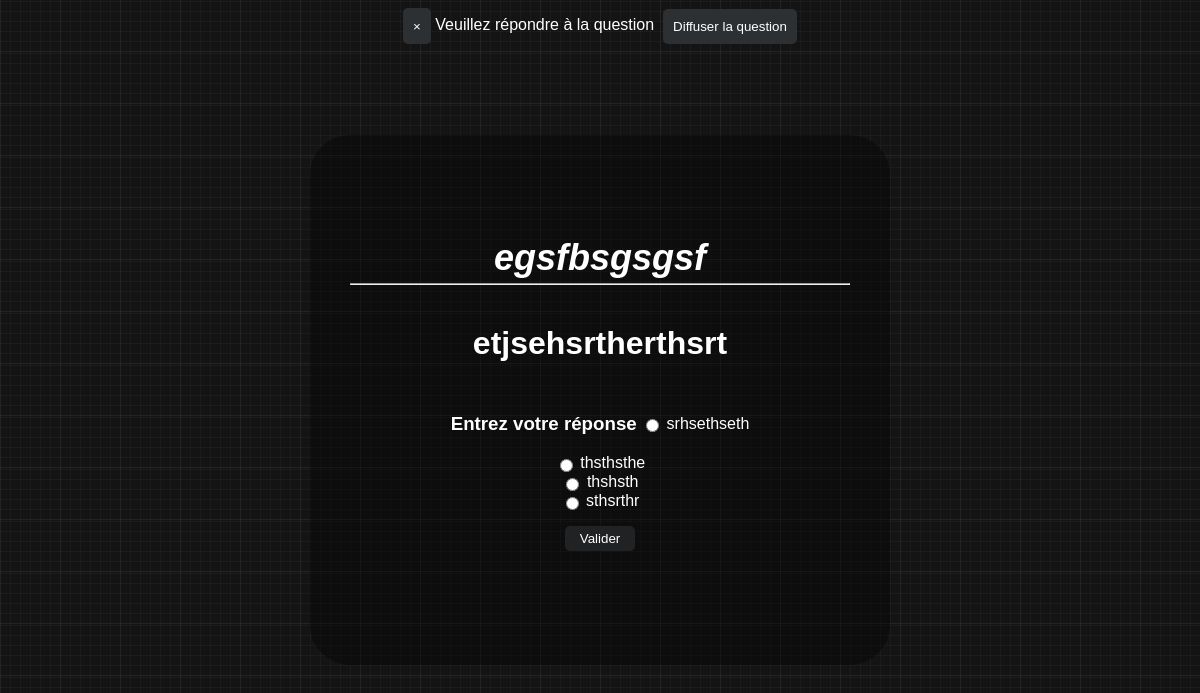
Page /quest/2 on the committed database.
### wams/db.py (models this page shows, shortened)
class question(db.Model):
    id = db.Column(db.Integer(), primary_key=True)
    Label = db.Column(db.String(), nullable =False)
    Etiquette = db.Column(db.String(), nullable =False)
    Question = db.Column(db.String(), nullable =False)
    Réponse1 = db.Column(db.String(), nullable =False)
    Réponse2 = db.Column(db.String(), nullable =True)
    Réponse3 = db.Column(db.String(), nullable =True)
    Réponse4 = db.Column(db.String(), nullable =True)
    bonne_reponse = db.Column(db.String())

### wams/routes.py (the view)
@app.route('/quest/<int:id>', methods=['POST', 'GET'])
def quest(id):
    Question = question.query.get(id)
    bonnesReps = question.query.with_entities(question.bonne_reponse)
    bonneRep = str(bonnesReps[id-1]).strip("()',").replace("\\n", "\n").replace("\\r", "")
    print(bonneRep)
    reponse = request.form.get('reponses')
    print(reponse)
    if reponse == bonneRep:
        login_user = current_user.login_user
        flash("Bonne réponse !", category='success')
    elif (request.form.get('reponses') == None) :
        flash("Veuillez répondre à la question", category='danger')
    else:
        login_user = current_user.login_user
        flash("Mauvaise réponse !", category='danger')
    return render_template('question.html', Label=Question.Label,
                   Etiquette=Question.Etiquette,
                   Question=Question.Question,
                   Réponse1=Question.Réponse1,
                   Réponse2=Question.Réponse2,
                   Réponse3=Question.Réponse3,
                   Réponse4=Question.Réponse4,
                   Bonne_Réponse=Question.bonne_reponse)

### wams/templates/question.html (shortened to what this page needs)
{% extends 'base.html' %}
{% block content %}
<div style="background-color: rgba(0, 0, 0, 0.37); width: 500px; height: 450px;padding: 40px;position: absolute;top: 50%;left: 50%;transform: translate(-50%,-50%); border-radius: 40px;">
    <div id="rep" style="color:white;
            font-style: italic;
            line-height: 90px;
            text-align:center;
            height: 100px;
            font-weight: 700;
            font-size: 36px;"><p><span id="labelQuestion">{{ Label }}</span></p></div>
            <hr>
<div style="color: white;"><h1><p class="one" style="text-align: center;" id="énoncéQuestion">{{ Question }}</p></h1></div>
<form method="post">
    <div style="color: white;"><h3><dt>Entrez votre réponse </h3></div>
    {% if Réponse2 != "" %}
        <div style="color: white;"><input type="radio" name="reponses" id="reponse1" value="{{ Réponse1 }}"> {{ Réponse1 }} </input></div><br>
            <div style="color: white;"><input type="radio" name="reponses" id="reponse2" value="{{ Réponse2 }}"> {{ Réponse2 }} </input></div><br>
                <div style="color: white;"><input type="radio" name="reponses" id="reponse3" value="{{ Réponse3 }}"> {{ Réponse3 }} </input></div><br>
                    <div style="color: white;"><input type="radio" name="reponses" id="reponse4" value="{{ Réponse4 }}"> {{ Réponse4 }} </input></div><br>
    {% else %}
        <div style="color: white;"><input name="reponses" id="reponse1"></div><br>
    {% endif %}
    <div style="text-align: center;"><p><input type=submit value=Valider style="width:70px;height:25px"></p></div>
</form>
</div>
<button id="diffusionQuestion">Diffuser la question</button>
{% endblock  %}

### wams/static/css/style.css (style rules this page uses)
* { text-align: center; vertical-align: middle; padding: 0; text-decoration: none; list-style: none; color: white; }
body { font-family: "Gill Sans", sans-serif; background-image: repeating-linear-gradient(90deg, hsla(57,0%,42%,0.09) 0px, hsla(57,0%,42%,0.09) 1px,transparent 1px, transparent 60px),repeating-linear-gradient(0deg, hsla(57,0%,42%,0.09) 0px, hsla(57,0%,42%,0.09) 1px,transparent 1px, transparent 60px),repeating-linear-gradient(0deg, hsla(57,0%,42%,0.09) 0px, hsla(57,0%,42%,0.09) 1px,transparent 1px, transparent 10px),repeating-linear-gradient(90deg, hsla(57,0%,42%,0.09) 0px, hsla(57,0%,42%,0.09) 1px,transparent 1px, transparent 10px),linear-gradient(90deg, rgb(20,20,20),rgb(20,20,20)); }
div { display: inline-block; width: auto; }
form { display: inline-block; height: auto; }
input { border-radius: 5px; border: none; background-color: #202224; color: white; }
button { border-radius: 5px; border: none; background-color: #2d3033; color: white; padding: 10px; transition: background-color 0.5s ease; cursor: pointer; }

### rows in the picture
question: Label "egsfbsgsgsf", Question "etjsehsrtherthsrt", Réponse1 "srhsethseth", Réponse2 "thsthsthe", Réponse3 "thshsth", Réponse4 "sthsrthr"

### other values in the picture
{{ message }} "Veuillez répondre à la question"
